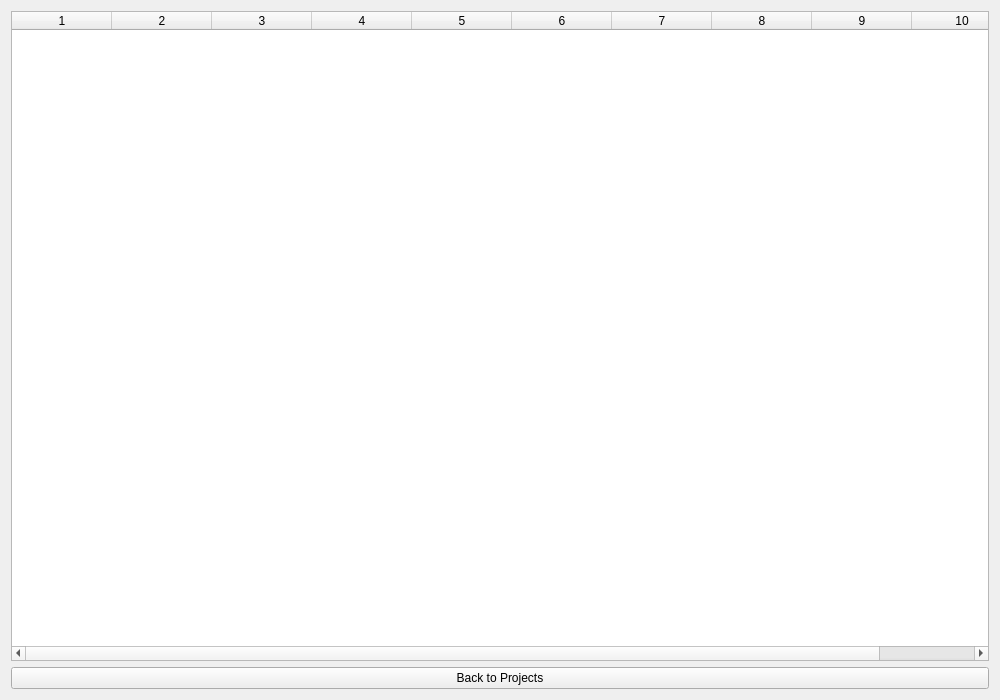
<?xml version="1.0" encoding="UTF-8"?>
<ui version="4.0">
 <class>Items</class>
 <widget class="QWidget" name="Items">
  <property name="geometry">
   <rect>
    <x>0</x>
    <y>0</y>
    <width>1000</width>
    <height>700</height>
   </rect>
  </property>
  <property name="windowTitle">
   <string>Items</string>
  </property>
  <layout class="QGridLayout" name="gridLayout">
   <item row="0" column="0">
    <layout class="QVBoxLayout" name="verticalLayout_2">
     <item>
      <layout class="QVBoxLayout" name="verticalLayout">
       <item>
        <widget class="QTableWidget" name="itemsTable">
         <property name="sizeAdjustPolicy">
          <enum>QAbstractScrollArea::AdjustToContents</enum>
         </property>
         <property name="columnCount">
          <number>10</number>
         </property>
         <column/>
         <column/>
         <column/>
         <column/>
         <column/>
         <column/>
         <column/>
         <column/>
         <column/>
         <column/>
        </widget>
       </item>
       <item>
        <widget class="QPushButton" name="projectsBtn">
         <property name="text">
          <string>Back to Projects</string>
         </property>
        </widget>
       </item>
      </layout>
     </item>
     <item>
      <layout class="QVBoxLayout" name="loggerLayout"/>
     </item>
    </layout>
   </item>
  </layout>
 </widget>
 <resources/>
 <connections/>
</ui>
